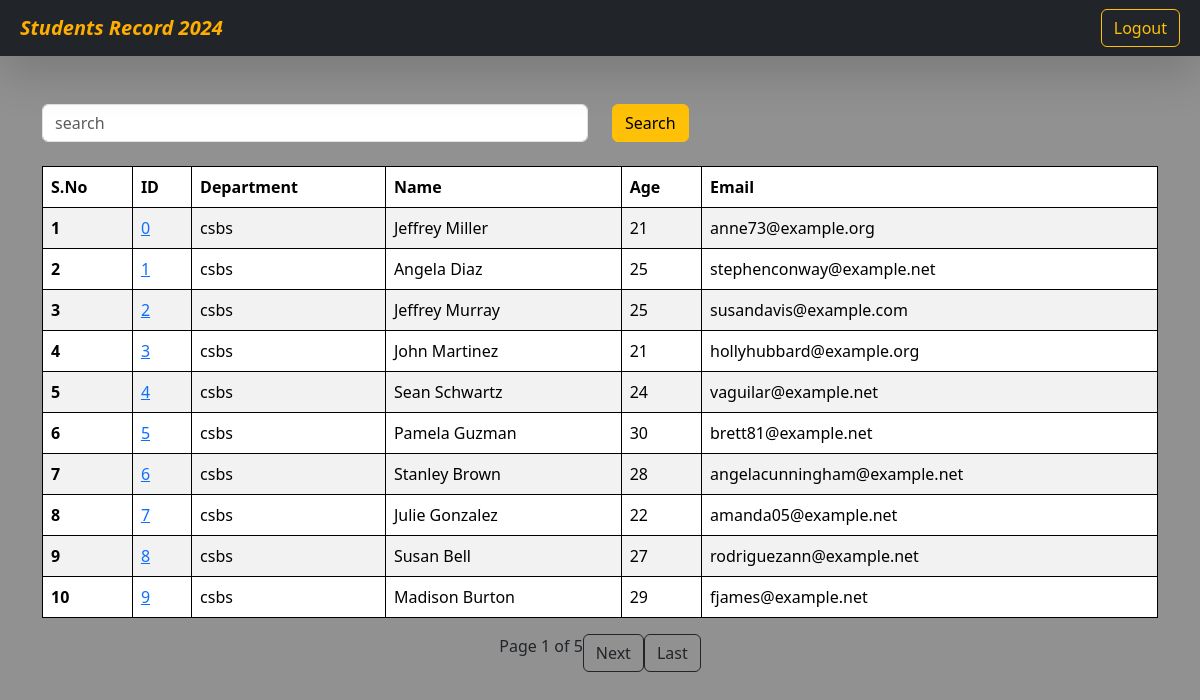
The page /students/ on the database its author committed.
### vege/models.py (models this page shows, shortened)
class Student(models.Model):
    department = models.ForeignKey(Department ,related_name = "depart" , on_delete = models.CASCADE)
    student_id = models.OneToOneField(StudentID, related_name="studentid" ,on_delete=models.CASCADE)
    student_name = models.CharField(max_length= 100)
    student_email = models.EmailField()
    student_age = models.IntegerField(default= 18)
    student_address = models.TextField()
    is_deleted = models.BooleanField(default = False)
    objects = StudentManager()
    admin_objects = models.Manager()
    class Meta:
        ordering = ['student_name']
        verbose_name="student"

class StudentID(models.Model):
    student_id = models.CharField(max_length=100)
    def __str__(self) -> str:
        return self.student_id

class Department(models.Model):
    department= models.CharField(max_length=100)
    class Meta:
        ordering = ['department']

### vege/views.py (the view, shortened to what this page needs)
# urls.py: path('students/',get_students, name="get_students"),
def get_students(request):
    queryset = Student.objects.all().order_by('student_id')
    search_query = request.GET.get('search', '')
    paginator = Paginator(queryset, 10)
    page_number = request.GET.get("page")
    page_obj = paginator.get_page(page_number)
    context = {
        'page_obj': page_obj,
        'search_query': search_query,
        'queryset' : page_obj
    }
    print(context)
    return render(request, 'report/students.html' ,context )

### vege/models.py (called while the page is built)
    def get_queryset(self):
        return super().get_queryset().filter(is_deleted =  False)

### vege/templates/report/students.html (shortened to what this page needs)
{% extends "base.html" %}
{% block start %}
<nav class="navbar p-2 bg-dark shadow-lg " >
  <div class="container-fluid">
    <a class="navbar-brand fst-italic fw-bold text-centered" style="color: rgb(255, 174, 0);">Students Record 2024 </a>
    <form class="d-flex" role="search">
      <a  href="/student_logout/" class="btn btn-outline-warning" type="submit">
          Logout
      </a>
    </form>
  </div>
</nav>
<div class="container mt-5 ">
  <form class="mb-4">
    <div class="row">
      <div class="col-md-6">
          <input class="form-control" name="search" placeholder="search">
      </div>
      <div class="col-md-6">
        <button class="btn btn-warning">Search</button>
    </div>
  </form>
</div>
    <table class="table table-striped">
        <thead>
          <tr>
            <th scope="col">S.No</th>
            <th scope="col">ID</th>
            <th scope="col">Department</th>
            <th scope="col">Name</th>
            <th scope="col">Age</th>
            <th scope="col">Email</th>
          </tr>
        </thead>
        <tbody>
            {% for student in queryset %}
          <tr>
            <th scope="row">{{ forloop.counter }}</th>
                <td>
                  <a href="{% url 'see_marks' student.student_id %}">{{ student.student_id}}</a>
                  </td>
                <td>{{ student.department.department }}</td>
                <td>{{ student.student_name }}</td>
                <td>{{ student.student_age }}</td>
                <td>{{ student.student_email }}</td>
          </tr>
          {% endfor %}
          </tbody>
      </table>
      <nav aria-label="Page navigation example">
        <ul class="pagination justify-content-center">
            <span class="current">
                Page {{ page_obj.number }} of {{ page_obj.paginator.num_pages }}
            </span>
            {% if page_obj.has_next %}
                <li class="page-item">
                    <a  href="?search={{ search_query }}&page={{ page_obj.next_page_number }}" class="btn btn-outline-dark" type="submit">
                      Next
                    </a>
                </li>
                <li class="page-item">
                  <a  href="?search={{ search_query }}&page={{ page_obj.paginator.num_pages }}" class="btn btn-outline-dark" type="submit">
                    Last
                  </a>
                </li>
            {% endif %}
        </ul>
    </nav>
{% endblock %}

### home/templates/base.html (style rules this page uses)
table, th, td { border: 1px solid black; }

### rows shown on the page
Student: student_id "0", department.department "csbs", student_name "Jeffrey Miller", student_age "21", student_email "anne73@example.org"
Student: student_id "1", department.department "csbs", student_name "Angela Diaz", student_age "25", student_email "stephenconway@example.net"
Student: student_id "2", department.department "csbs", student_name "Jeffrey Murray", student_age "25", student_email "susandavis@example.com"
Student: student_id "3", department.department "csbs", student_name "John Martinez", student_age "21", student_email "hollyhubbard@example.org"
Student: student_id "4", department.department "csbs", student_name "Sean Schwartz", student_age "24", student_email "vaguilar@example.net"
Student: student_id "5", department.department "csbs", student_name "Pamela Guzman", student_age "30", student_email "brett81@example.net"
Student: student_id "6", department.department "csbs", student_name "Stanley Brown", student_age "28", student_email "angelacunningham@example.net"
Student: student_id "7", department.department "csbs", student_name "Julie Gonzalez", student_age "22", student_email "amanda05@example.net"
Student: student_id "8", department.department "csbs", student_name "Susan Bell", student_age "27", student_email "rodriguezann@example.net"
Student: student_id "9", department.department "csbs", student_name "Madison Burton", student_age "29", student_email "fjames@example.net"

### other values the page prints
{{ page_obj.number }} "1"
{{ page_obj.paginator.num_pages }} "5"
